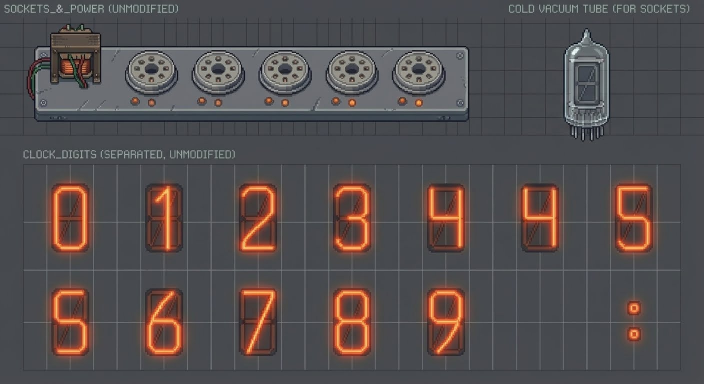
#> input picture tools/art/nixie_sheet.jpg, 1408 x 768 px (shown at 1/2 size)
$ python nixie_build.py
#> lines starting #> are read from the running program, lines starting #| are printed output that depends on the picture
# Builds nixie clock assets (sheet coords measured from IMG_6639)
import os
from PIL import Image, ImageFilter, ImageChops
ART=os.path.join(os.path.dirname(os.path.abspath(__file__)),'art')
sheet=Image.open(os.path.join(ART,'nixie_sheet.jpg')).convert('RGB')
#> sheet is the input picture: PIL image 1408x768 RGB; mean R, G, B 84.7, 78.6, 79.4
BG=(71,74,79)
def keyout(img,tol=24):
#> called with tol = 24
    img=img.convert('RGBA'); px=img.load()
    for y in range(img.height):
        for x in range(img.width):
            r,g,b,a=px[x,y]
            if abs(r-BG[0])+abs(g-BG[1])+abs(b-BG[2])<tol: px[x,y]=(r,g,b,0)
    img.putalpha(img.split()[3].filter(ImageFilter.MedianFilter(5))); return img
SOCK_X=[302,436,570,704,838]; SOCK_Y=140          # socket hole centres
TUBE_CX, TUBE_TOP, TUBE_BOT = 1172, 52, 244        # glass only, pins cut off
WIN=(-22,-117,25,-30)                              # digit window rel. to (centre, glass bottom)
board=keyout(sheet.crop((52,58,945,250)))
tube=keyout(sheet.crop((TUBE_CX-46,TUBE_TOP,TUBE_CX+46,TUBE_BOT)),22)
# assembly canvas in sheet coords: x 52..945, y -60..250
OX,OY=52,-60
asm=Image.new('RGBA',(893,310),(0,0,0,0)); asm.paste(board,(0,58-OY),board)
#> after `asm = Image.new('RGBA', (893, 310), (0, 0, 0, 0))`: asm: PIL image 893x310 RGBA; every value is 0
for sx in SOCK_X:
    asm.alpha_composite(tube,(sx-46-OX, SOCK_Y-(TUBE_BOT-TUBE_TOP)-OY))
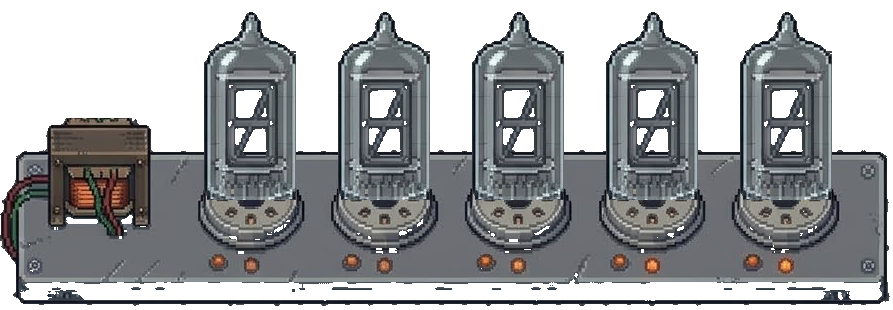
#> asm: PIL image 893x310 RGBA; mean R, G, B, A 61.1, 62.7, 64.6, 155.7; transparent parts drawn white
# glyphs: keep orange light only, crop to lit bbox
def glyph(cx,y0,y1):
#> called with cx = 140, y0 = 360, y1 = 512
    g=sheet.crop((cx-52,y0,cx+52,y1)); out=Image.new('RGB',g.size); gp,op=g.load(),out.load()
#> after `out = Image.new('RGB', g.size)`: out: PIL image 104x152 RGB; every value is 0
    for y in range(g.height):
        for x in range(g.width):
            r,gg,b=gp[x,y]; k=min(1,max(0,r-b-25)/110); op[x,y]=(int(r*k),int(gg*k),int(b*k))
    bb=out.convert('L').point(lambda v:255 if v>40 else 0).getbbox(); return out.crop(bb)
#> after `bb = out.convert('L').point(lambda v: 255 if v > 40 else 0).getbbox()`: bb = (12, 5, 93, 146)
r1=[140,330,515,705,890,1080,1268]; r2=[140,330,515,705,890,1268]
D={0:(r1[0],360,512),1:(r1[1],360,512),2:(r1[2],360,512),3:(r1[3],360,512),4:(r1[4],360,512),
   5:(r1[6],360,512),6:(r2[1],568,720),7:(r2[2],568,720),8:(r2[3],568,720),9:(r2[4],568,720),':':(r2[5],568,720)}
G={k:glyph(*v) for k,v in D.items()}
#> in glyph (call 9), `g = sheet.crop((cx - 52, y0, cx + 52, y1))`:
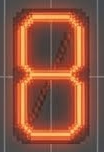
#> g: PIL image 104x152 RGB; mean R, G, B 139.8, 83.8, 63.9
#> in glyph (call 9), `bb = out.convert('L').point(lambda v: 255 if v > 40 else 0).getbbox()`: bb = (12, 10, 91, 146)
#> in glyph (call 10), `g = sheet.crop((cx - 52, y0, cx + 52, y1))`:
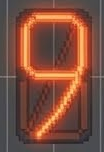
#> g: PIL image 104x152 RGB; mean R, G, B 124.6, 78.3, 62.7
#> in glyph (call 10), `bb = out.convert('L').point(lambda v: 255 if v > 40 else 0).getbbox()`: bb = (17, 6, 94, 142)
#> in glyph (call 11), `g = sheet.crop((cx - 52, y0, cx + 52, y1))`:
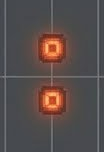
#> g: PIL image 104x152 RGB; mean R, G, B 87.8, 77.3, 75.9
#> in glyph (call 11), `bb = out.convert('L').point(lambda v: 255 if v > 40 else 0).getbbox()`: bb = (39, 36, 64, 113)
#> in glyph (call 11), `return out.crop(bb)`:
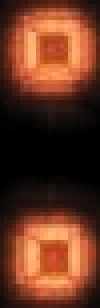
#> returned value: PIL image 25x77 RGB (shown 4 times larger); mean R, G, B 102.8, 53.1, 33
#> G = 11 items
# bench background, centre-cropped to 320x240
bench=Image.open(os.path.join(ART,'nixie_bench.jpg')).convert('RGB').resize((440,240),Image.LANCZOS).crop((60,0,380,240))
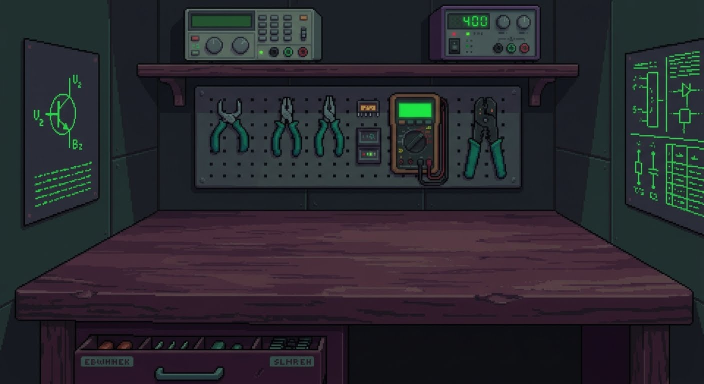
#> input picture tools/art/nixie_bench.jpg, 1408 x 768 px (shown at 1/2 size)
S=0.35; AX,AY=4,92                                   # assembly scale/position on screen
asm_s=asm.resize((round(893*S),round(310*S)),Image.LANCZOS)
scene=bench.copy(); scene.paste(asm_s,(AX,AY),asm_s)
#> after `scene.paste(asm_s, (AX, AY), asm_s)`:
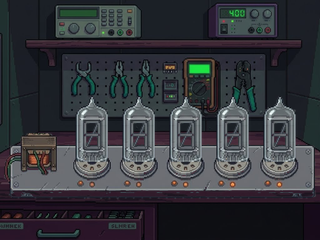
#> scene: PIL image 320x240 RGB; mean R, G, B 52.9, 54.5, 59.7
def to_screen(x,y): return AX+round((x-OX)*S), AY+round((y-OY)*S)
def render(t):
    s=scene.copy()
    for ch,sx in zip(t,SOCK_X):
        x0,y0=to_screen(sx+WIN[0],SOCK_Y+WIN[1]); x1,y1=to_screen(sx+WIN[2],SOCK_Y+WIN[3])
        g=G[ch if ch==':' else int(ch)]
        if ch==':': w=max(4,(x1-x0)//3); g=g.resize((w,round(g.height*w/g.width)),Image.LANCZOS); gx=(x0+x1-w)//2; gy=(y0+y1-g.height)//2
        else: g=g.resize((x1-x0,y1-y0),Image.LANCZOS); gx,gy=x0,y0
        pad=6; L=Image.new('RGB',(g.width+2*pad,g.height+2*pad)); L.paste(g,(pad,pad))
        for layer in (L.filter(ImageFilter.GaussianBlur(3)),L):
            box=(gx-pad,gy-pad,gx-pad+L.width,gy-pad+L.height); s.paste(ImageChops.add(s.crop(box),layer),box[:2])
    return s


# loading-screen background
